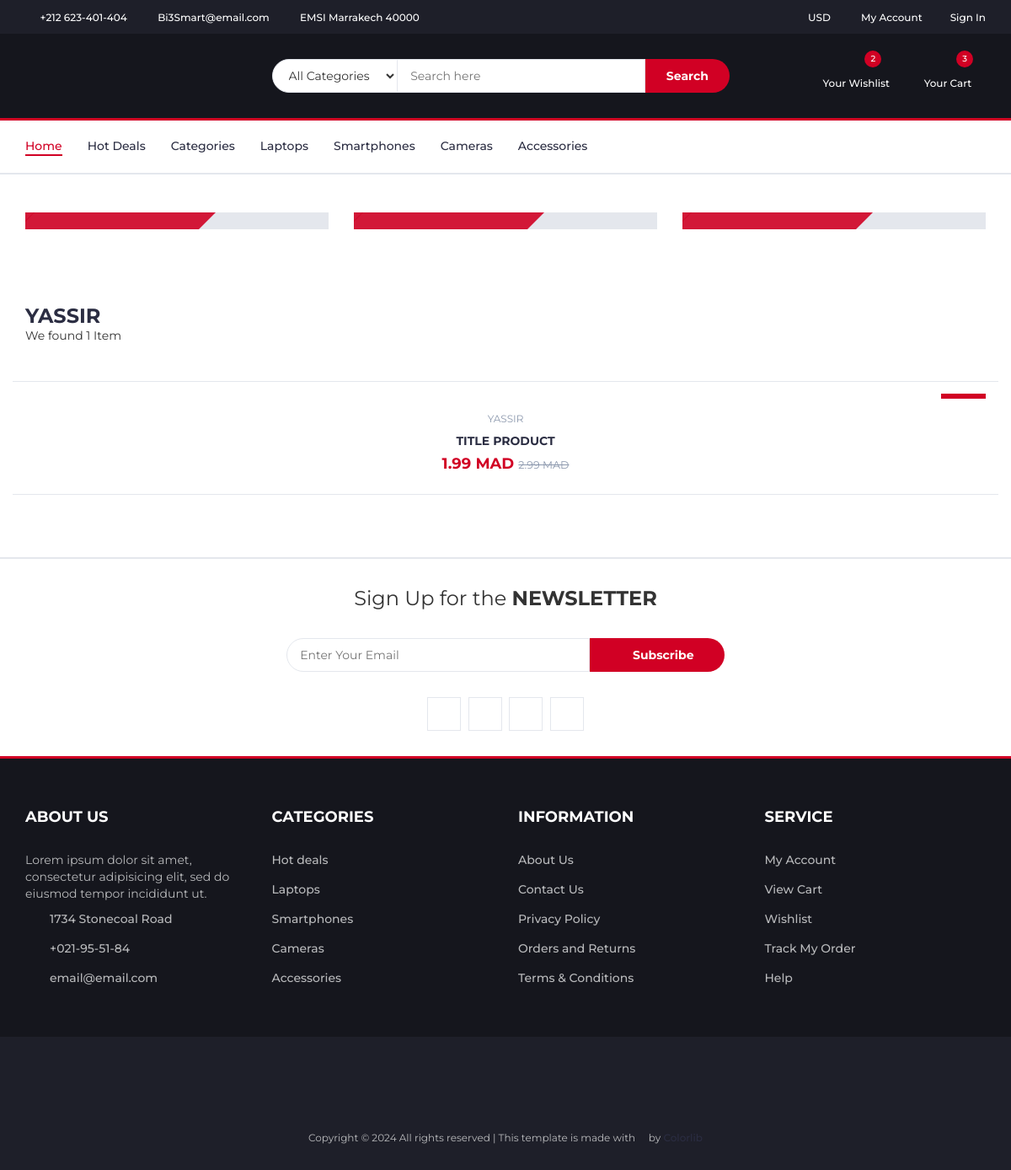
/category/catdda61ha5gp/, run on an earlier commit of the app's database.
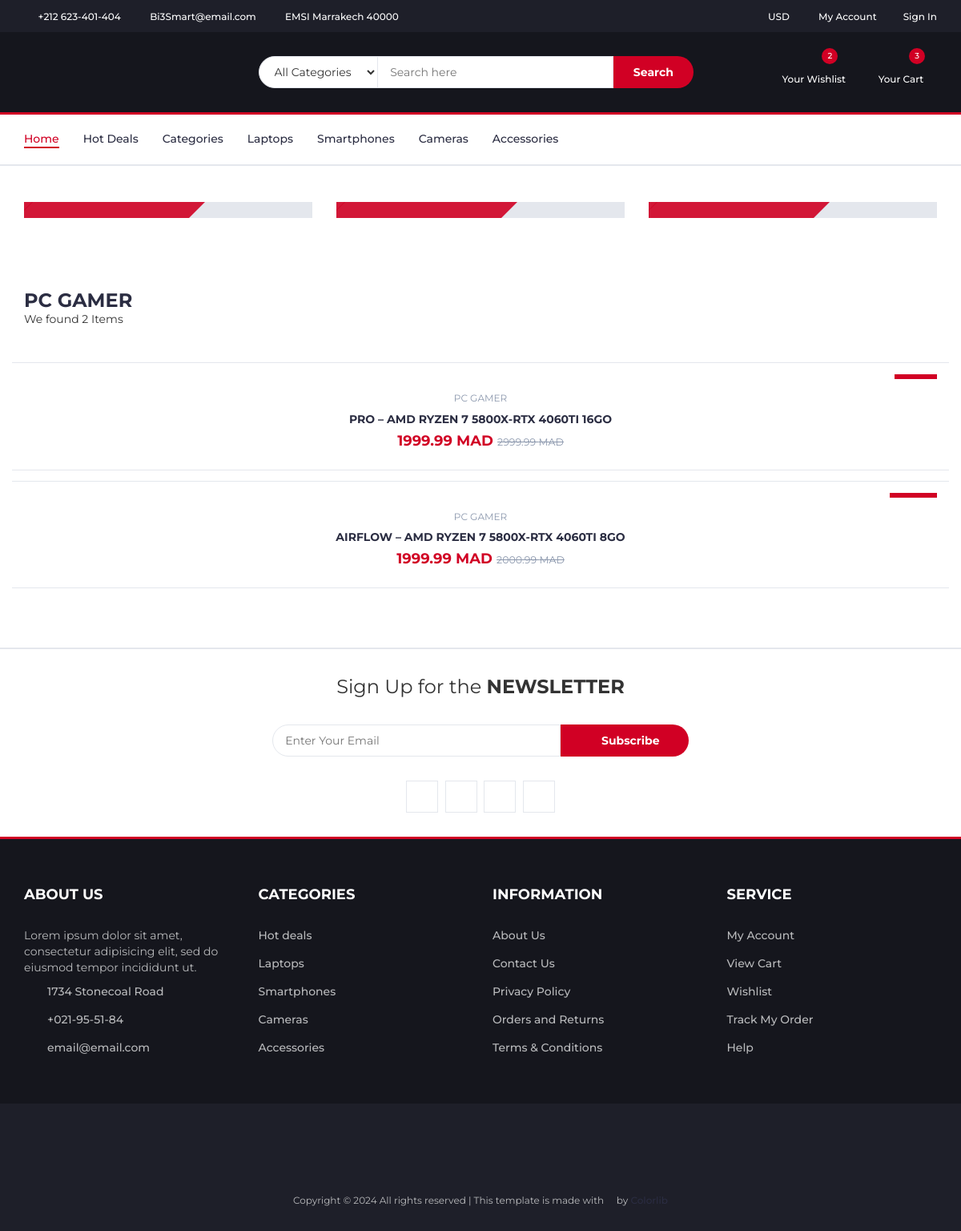
And on a later commit of the database.
### core/models.py (models this page shows, shortened)
class Category(models.Model):
    C_id= ShortUUIDField(unique=True, length=10, max_length=20,prefix="cat",alphabet="abcdefghijklmnop123456789")
    title = models.CharField(max_length=100,default="Title Category")
    image = models.ImageField(upload_to="category", default="category.jpg")
    class Meta:
        verbose_name_plural = "Categories"

class Product(models.Model):
    p_id= ShortUUIDField(unique=True, length=10, max_length=20,alphabet="abcdefghijklmnop123456789")
    title = models.CharField(max_length=100, default="Title Product")
    image = models.ImageField(upload_to=user_directory_path , default="product.jpg")
    description = models.TextField(null=True, blank=True , default="This is the product")
    price = models.DecimalField(max_digits=10,decimal_places=2,default="1.99")
    old_price = models.DecimalField(max_digits=10,decimal_places=2, default="2.99")
    specefications = models.TextField(null=True, blank=True)
    product_status = models.CharField(choices=STATUS, max_length=10, default="in_review")
    status = models.BooleanField(default=True)
    in_stock  = models.BooleanField(default=True)
    featured  = models.BooleanField(default=False)
    digital  = models.BooleanField(default=False)
    user = models.ForeignKey(User, on_delete=models.SET_NULL, null=True)
    category = models.ForeignKey(Category, on_delete=models.SET_NULL, null=True,related_name="category")
    vendor = models.ForeignKey(Vendor, on_delete=models.SET_NULL, null=True)
    sku = ShortUUIDField(unique=True, length=4, max_length=20,prefix="sku",alphabet="123456789")
    date = models.DateTimeField(auto_now_add=True)
    updated = models.DateTimeField(null=True , blank=True)
    class Meta:
        verbose_name_plural = "Products"
    def get_precentage(self):
        new_price = (self.price / self.old_price)*100
        return new_price

### core/views.py (the view)
# urls.py: path("category/<C_id>/" , category_product_list_view , name="category_product_list"),
def category_product_list_view(request,C_id):
    category = Category.objects.get(C_id=C_id)
    products = Product.objects.filter(product_status="published" , category=category)
    context = {
        "category":category,
        "products":products,
    }
    return render(request,"core/category-product-list.html",context)

### templates/core/category-product-list.html (shortened to what this page needs)
{% extends 'partials/base.html'%}
{% load static %}
{% block content %}
   <nav id="navigation">
    <div class="container">
      <div id="responsive-nav">
        <ul class="main-nav nav navbar-nav">
          <li class="active"><a href="#">Home</a></li>
          <li><a href="#">Hot Deals</a></li>
          <li><a href="#">Categories</a></li>
          <li><a href="#">Laptops</a></li>
          <li><a href="#">Smartphones</a></li>
          <li><a href="#">Cameras</a></li>
          <li><a href="#">Accessories</a></li>
        </ul>
      </div>
    </div>
  </nav>
  <div class="section">
    <div class="container">
      <div class="row">
        <div class="col-md-4 col-xs-6">
          <div class="shop">
            <div class="shop-img">
            </div>
            <div class="shop-body">
            </div>
          </div>
        </div>
        <div class="col-md-4 col-xs-6">
          <div class="shop">
            <div class="shop-img">
            </div>
            <div class="shop-body">
            </div>
          </div>
        </div>
        <div class="col-md-4 col-xs-6">
          <div class="shop">
            <div class="shop-img">
            </div>
            <div class="shop-body">
            </div>
          </div>
        </div>
      </div>
    </div>
  </div>
  <div class="section">
    <div class="container">
      <div class="row">
        <div class="col-md-12">
          <div class="section-title">
            <h3 class="title">{{category.title}}</h3>
            <p class="product-price">
                We found {{products.count}} Item{{products.count|pluralize:"s"}}
            </p>
          </div>
        </div>
        <div class="col-md-12">
          <div class="row">
            <div class="products-tabs">
              <div id="tab1" class="tab-pane active">
                <div class="products-slick" data-nav="#slick-nav-1">
                  {% for product in products%}
                  <div class="product">
                    <div class="product-img">
                      <div class="product-label">
                        <span class="new">-{{product.get_precentage|floatformat:0}}%</span>
                      </div>
                    </div>
                    <div class="product-body">
                      <p class="product-category">{{category.title}}</p>
                      <h3 class="product-name">
                        <a href="#">{{product.title}}</a>
                      </h3>
                      <h4 class="product-price">
                        {{product.price}} MAD <del class="product-old-price">{{product.old_price}} MAD</del>
                      </h4>
                    </div>
                  </div>
                  {% endfor%}
                </div>
              </div>
            </div>
          </div>
        </div>
      </div>
    </div>
  </div>
  <div id="newsletter" class="section">
    <div class="container">
      <div class="row">
        <div class="col-md-12">
          <div class="newsletter">
            <p>Sign Up for the <strong>NEWSLETTER</strong></p>
            <form>
              <input
                class="input"
                type="email"
                placeholder="Enter Your Email"
              />
              <button class="newsletter-btn">
                <i class="fa fa-envelope"></i> Subscribe
              </button>
            </form>
            <ul class="newsletter-follow">
              <li>
                <a href="#"><i class="fa fa-facebook"></i></a>
              </li>
              <li>
                <a href="#"><i class="fa fa-twitter"></i></a>
              </li>
              <li>
                <a href="#"><i class="fa fa-instagram"></i></a>
              </li>
              <li>
                <a href="#"><i class="fa fa-pinterest"></i></a>
              </li>
            </ul>
          </div>
        </div>
      </div>
    </div>
  </div>
{% endblock content %}

What changed in the data, as far as the page shows it:
removed Product: {{ category.title }} "YASSIR", title "TITLE PRODUCT", price "1.99", old_price "2.99"
changed Category: title "YASSIR" → "PC GAMER"
added Product: {{ category.title }} "PC GAMER", title "PRO – AMD RYZEN 7 5800X-RTX 4060TI 16GO", price "1999.99", old_price "2999.99"
added Product: {{ category.title }} "PC GAMER", title "AIRFLOW – AMD RYZEN 7 5800X-RTX 4060TI 8GO", price "1999.99", old_price "2000.99"
Also different on the page:
{{ products.count }}: "1" → "2"
